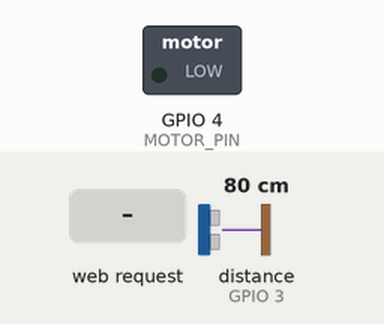
Simulated run of this program. Board: ESP8266 (NodeMCU). Shown: switched loads named in the program (green lamp = pin HIGH). Inputs (shaded band) come from the test bench; at power-on: distance to the obstacle (sensor on GPIO 3) 80 cm. The echo pulse lasts 58.3 µs per cm; WiFi joins after 1.5 s; servers stay silent unless stated; pins used as bus, display or sensor lines are not drawn; what the program prints to the serial monitor is not drawn.

Above: at 3.2 s.
3.3 s: HTTP request GET /water received
At 4.5 s:
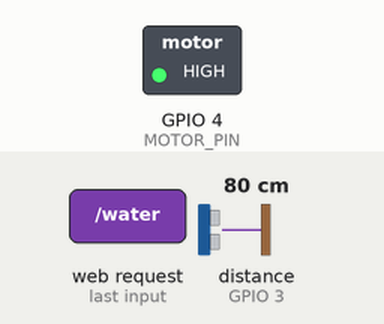
Timing chart, 0 to 6.3 s (numbered marks = the images above; inputs shaded):
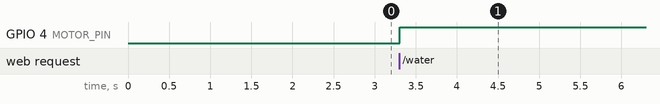

The program:

main.cpp
```cpp
#include <Arduino.h>
#include <webserver.h>
#include <environment.h>
#include <water.h>

WebServer webServer;
Environment environment;
Water water;

void setup() {
  webServer.init();
  environment.init();
  water.init();
}

void loop() {
  webServer.handleClient();
}
```

environment.h
```cpp
#ifndef environment_h
#define environment_h

#include <Arduino.h>

String env_category, env_color;
int env_value;

class Environment {
  static const int pinAQ = 12;

  public:
    void init() {
      pinMode(pinAQ, INPUT);
    }

    static String getValues() {
      readAQ();

      return "{\"category\":\"" + env_category + "\",\"color\":\"" + env_color + "\",\"value\":\"" + String(env_value) + "\"}";
    }

    static void handleAirQualityRequest(void (*sendResponse)(String)) {
      readAQ();

      String jsonString = "{\"success\": \"true\", \"category\":\"" + env_category + "\", \"color\":\"" + env_color + "\", \"value\":\"" + String(env_value) + "\", \"message\":\"Air Quality is " + env_category + "\"}";
      sendResponse(jsonString);
    }

    static void readAQ() {
      env_value = digitalRead(pinAQ);

      if(env_value == HIGH) {
        env_category = "Good";
        env_color = "#57a74f";
      } else if(env_value == LOW) {
        env_category = "Bad";
        env_color = "#e93f32";
      }
    }
};

#endif
```

water.h
```cpp
#ifndef water_h
#define water_h

#include <Arduino.h>

class Water {
  static const int TRIGGER_PIN = 16;
  static const int ECHO_PIN = 3;
  static const int MOTOR_PIN = 4;

  static const long containerDepth = 11; // in cm

  public:
    void init() {
      pinMode(TRIGGER_PIN, OUTPUT);
      pinMode(ECHO_PIN, INPUT);
      pinMode(MOTOR_PIN, OUTPUT);
    }

    static void getWaterLevel(void (*sendResponse)(String)) {
      digitalWrite(TRIGGER_PIN, LOW);
      delayMicroseconds(2);
      digitalWrite(TRIGGER_PIN, HIGH);
      delayMicroseconds(10);
      digitalWrite(TRIGGER_PIN, LOW);

      long duration = pulseIn(ECHO_PIN, HIGH);
      long distance = duration * 0.034 / 2;
      int water = containerDepth - distance;
      int waterLevel = (water * 100) / containerDepth;

      if(waterLevel >= 80) {
        digitalWrite(MOTOR_PIN, LOW);
      } else if(waterLevel <= 0) {
        digitalWrite(MOTOR_PIN, HIGH);
        waterLevel = 0;
      } else {
        digitalWrite(MOTOR_PIN, HIGH);
      }

      String jsonString = "{\"success\": \"true\", \"water_level: " + String(waterLevel) + "\"}";
      sendResponse(jsonString);
    }
};

#endif
```

webserver.h
```cpp
#ifndef webserver_h
#define webserver_h

#include <Arduino.h>
#include <ESP8266WebServer.h>
#include <environment.h>
#include <water.h>

ESP8266WebServer server(80);

class WebServer {
  const char* ssid = "be4st";
  const char* password = "thebe4st";

  public:
    void init() {
      Serial.begin(115200);

      WiFi.begin(ssid, password);
      Serial.println("Connecting");
      while (WiFi.status() != WL_CONNECTED) {
        delay(1000);
        Serial.print(".");
      }
      Serial.println("");
      Serial.print("Connected to ");
      Serial.println(ssid);
      Serial.print("IP address: ");
      Serial.println(WiFi.localIP());

      server.on("/aq", []() {
        Environment::handleAirQualityRequest(&sendResponse);
      });
      server.on("/water", []() {
        Water::getWaterLevel(&sendResponse);
      });

      server.begin();
      Serial.println("HTTP server started");
    }

    void handleClient() {
      server.handleClient();
    }

    static void sendResponse(String jsonString) {
      server.send(200, "application/json", jsonString);
    }
};

#endif
```

Measured:
- after the input at 3.3 s, GPIO 4 (MOTOR_PIN): LOW → HIGH at once
